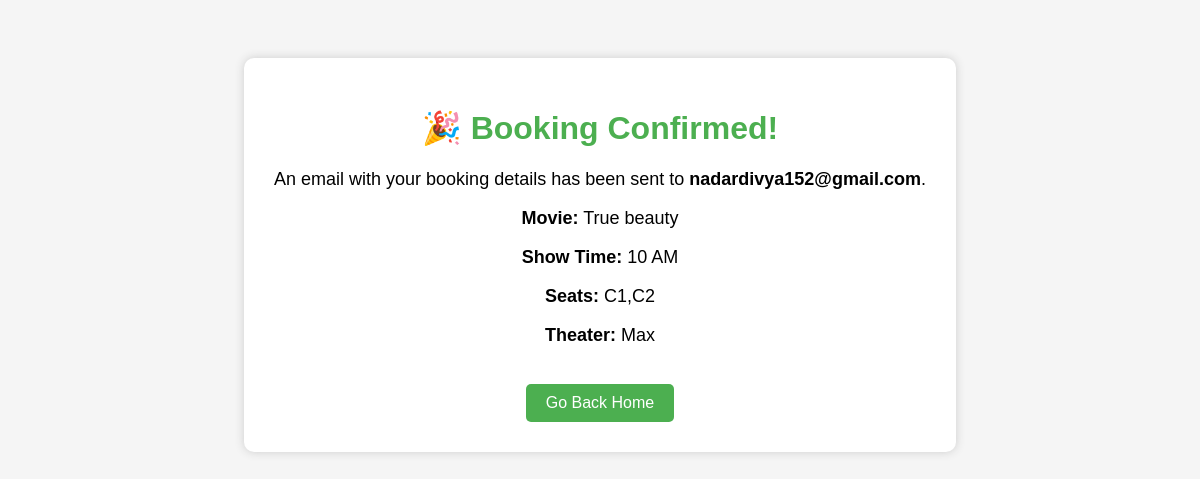
Page /booking/confirmation/ on the committed database.
### movies/models.py (models this page shows, shortened)
class Booking(models.Model):
    movie_name = models.CharField(max_length=100)
    show_time = models.CharField(max_length=50)
    seats = models.CharField(max_length=50)
    theater = models.CharField(max_length=100)
    amount = models.IntegerField(default=0)
    email = models.EmailField(null=True, blank=True)
    status = models.CharField(max_length=20, default='pending')
    idempotency_key = models.CharField(
        max_length=100,
        default=uuid.uuid4,
        editable=False
    )
    created_at = models.DateTimeField(auto_now_add=True)

### movies/views.py (the view)
# urls.py: path('booking/confirmation/', views.booking_confirmation, name='booking_confirmation'),
def booking_confirmation(request):
    booking = Booking.objects.latest('id')
    if booking.status != "success":
        return HttpResponse("Payment not completed. Booking not confirmed ❌")
    return render(request, 'movies/booking_confirmation.html', {
        'booking': booking
    })

### movies/templates/movies/booking_confirmation.html (shortened to what this page needs)
<!DOCTYPE html>
<html>
<head>
</head>
<body>
    <div class="container">
        <h1>🎉 Booking Confirmed!</h1>
        <p>An email with your booking details has been sent to <b>{{ booking.email }}</b>.</p>
        <p><b>Movie:</b> {{ booking.movie_name }}</p>
        <p><b>Show Time:</b> {{ booking.show_time }}</p>
        <p><b>Seats:</b> {{ booking.seats }}</p>
        <p><b>Theater:</b> {{ booking.theater }}</p>
        <a href="/" class="btn">Go Back Home</a>
    </div>
</body>
</html>

### movies/templates/movies/booking_confirmation.html (style rules this page uses)
body { font-family: Arial, sans-serif; text-align: center; padding: 50px; background: #f5f5f5; }
.container { background: #fff; padding: 30px; border-radius: 10px; box-shadow: 0 0 10px #ccc; display: inline-block; }
h1 { color: #4CAF50; }
p { font-size: 18px; }
.btn { padding: 10px 20px; background: #4CAF50; color: #fff; text-decoration: none; border-radius: 5px; margin-top: 20px; display: inline-block; }

### rows in the picture
Booking: email "nadardivya152@gmail.com", movie_name "True beauty", show_time "10 AM", seats "C1,C2", theater "Max"
